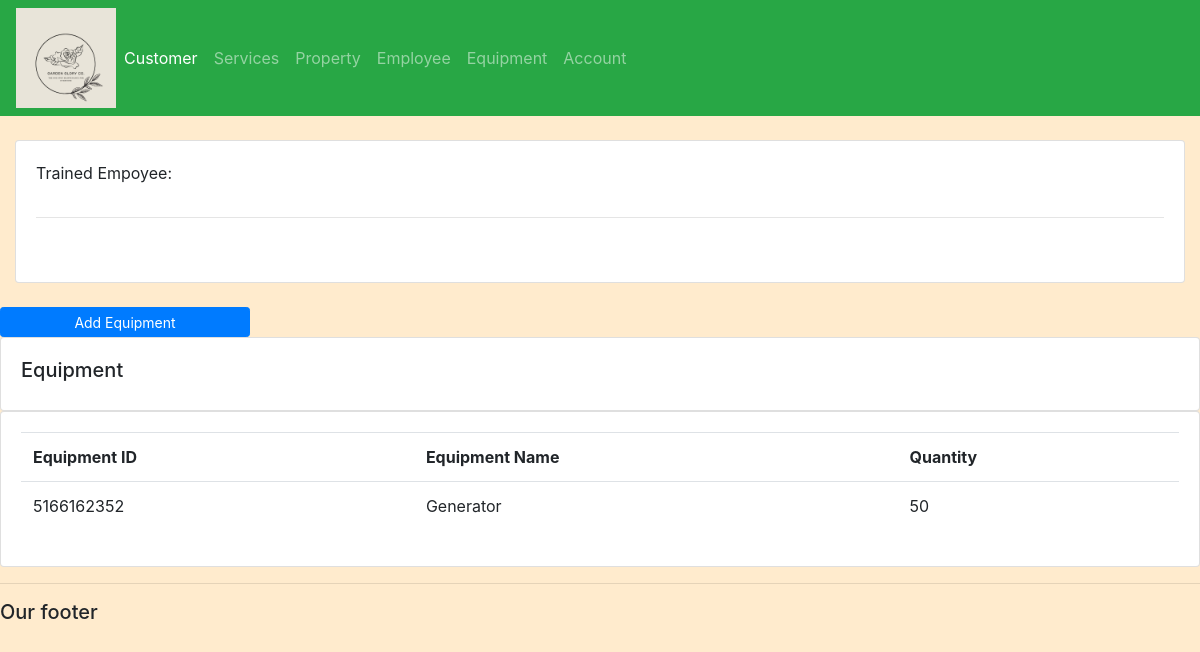
Screenshot of /equipment/ with the database file from the repository.
### garden_app/models.py (models this page shows, shortened)
class Equipment(models.Model):
    equipment_id =models.IntegerField(primary_key=True, unique=True, default=random.randint(1000000000, 9999999999))
    equipment_name = models.CharField(max_length=50)
    quantity = models.IntegerField()

### garden_app/views.py (the view)
# urls.py: path('equipment/', views.equipment, name="equipment"),
def equipment(reqeust):
    equipments= Equipment.objects.all()
    context = {'equipments': equipments}
    return render(reqeust, 'garden_app/equipment.html', context)

### garden_app/templates/garden_app/equipment.html
{% extends 'garden_app/main.html'%}
{% block content %}
<br>
<div class="col-md">
    <div class="card card-body">
        <p>Trained Empoyee: </p>
        <hr>
        <h1 style="text-align center;padding: 10px"></h1>
    </div>
</div>
<br>
<div class="row">
    <div class="col-md">
        <a class="btn btn-primary btn-sm btn-block" href=""
            style="width: 250px; height: 30px;">Add Equipment</a>
        <div class="card card-body">
            <h5>Equipment</h5>
        </div>
        <div class="card card-body">
            <table class="table">
                <tr>
                    <th>Equipment ID</th>
                    <th>Equipment Name</th>
                    <th>Quantity</th>
                </tr>
                {%for equipment in equipments%}
                <tr>
                    <td>{{equipment.equipment_id}}</td>
                    <td>{{equipment.equipment_name}}</td>
                    <td>{{equipment.quantity}}</td>
                </tr>
                {% endfor %}
            </table>
        </div>
    </div>
</div>
{% endblock %}

### static/css/main.css (style rules this page uses)
body { background-color: #FFEBCD; }

### rows the page displays
Equipment: equipment_id "5166162352", equipment_name "Generator", quantity "50"
